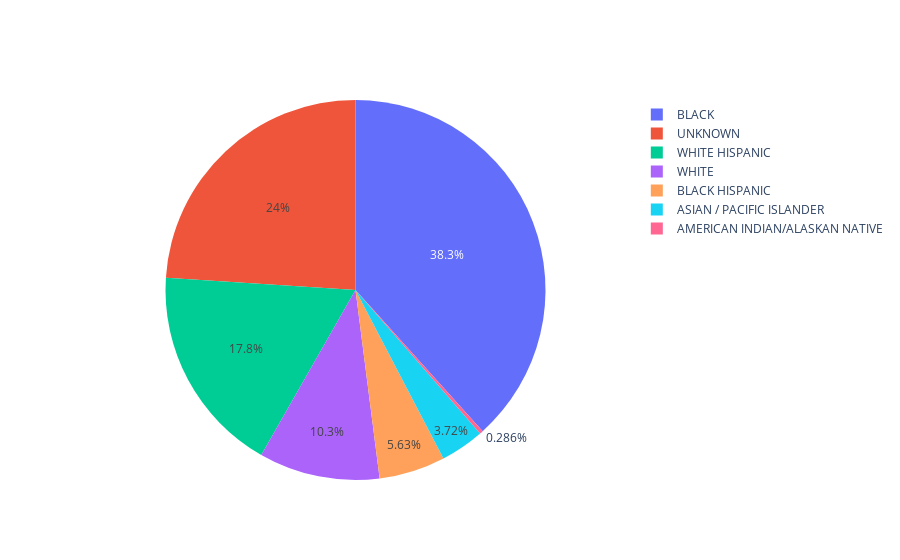

Notebook source saved alongside this figure:
### Code cell
# Visualize suspect Race
suspect_race_counts = list(df["susp_race"].value_counts())
suspect_race_category = list(df["susp_race"].value_counts().index)

fig = go.Figure(data=[go.Pie(labels=suspect_race_category, values=suspect_race_counts)])
fig.show()

### Figure 1 — Plotly figure (JSON) as saved in the notebook; plotly's stock layout.template omitted (floating-point values rounded to 4 significant figures)
{"data": [{"labels": ["BLACK", "UNKNOWN", "WHITE HISPANIC", "WHITE", "BLACK HISPANIC", "ASIAN / PACIFIC ISLANDER", "AMERICAN INDIAN/ALASKAN NATIVE"], "type": "pie", "values": [51936, 32495, 24067, 13937, 7633, 5046, 388]}], "layout": {}}
